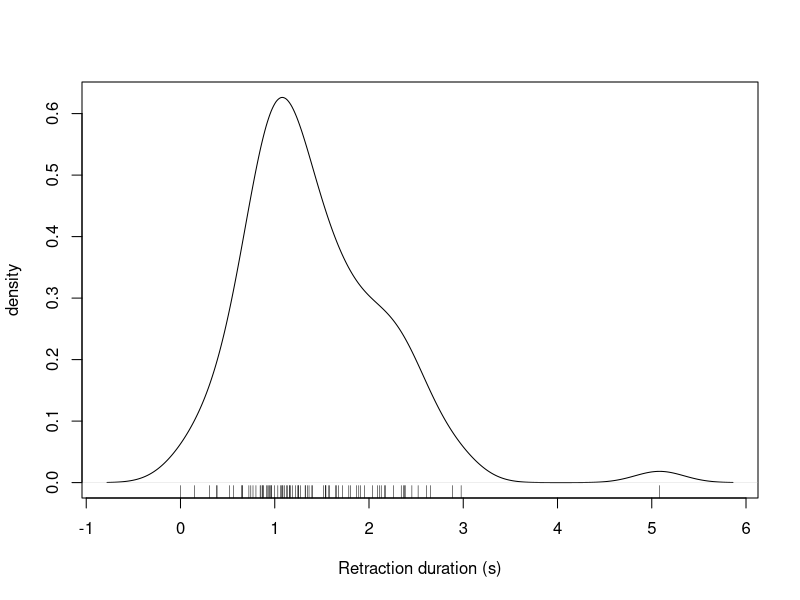
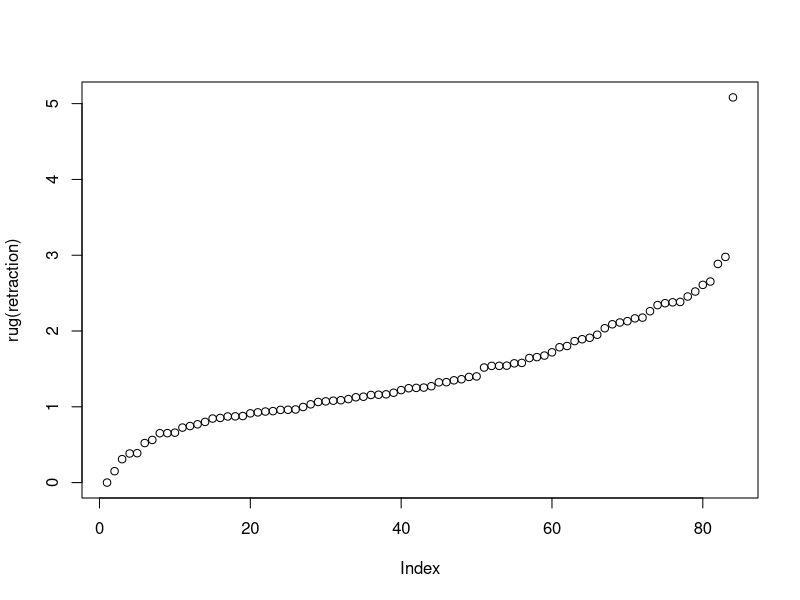

Recreate these plots in R, in order.
#!/usr/bin/Rscript

library(fBasics, quietly=T) # used for dagoTest

d <- read.csv("data_with_failed_sbm_ig_noRNLF_fixed.csv")

s <- d$StartB6B9;
e <- d$EndB3;
e[is.na(e) | e < s] = d$EndB6B9[is.na(e) | e < s];
sel = d$Behavior == "thin swallow" & !is.na(s) & !is.na(e)
retraction = (e - s)[sel];
#protraction = na.omit((d$EndI2 - d$StartI2)[d$Behavior == "thin swallow"]);

# save the figure as a pdf
pdf("kde-retraction.pdf", 5, 5);

plot(density(retraction), main="", xlab="Retraction duration (s)", ylab="density")
plot(rug(retraction))

# close the pdf file
dev.off();

# print out key statistics
print(dagoTest(retraction))
print(paste("skewness: ", skewness(retraction)))
print(paste("number of patterns:", length(retraction)))
print(paste("number of patterns:", length(retraction)))
print(paste("number of animals:", length(unique(d$Animal[sel]))))
